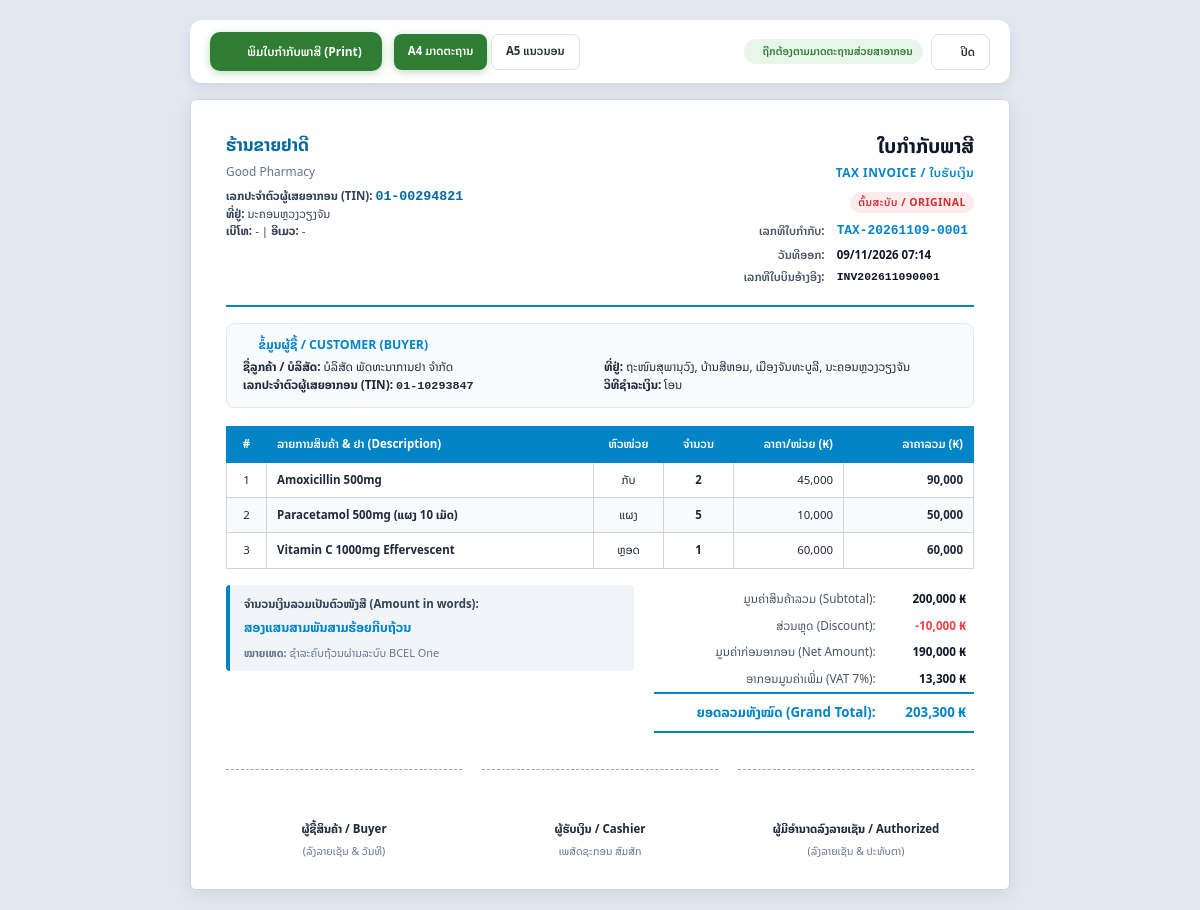
The page /tax_invoice.php on the database its author committed.
### tables this page shows
CREATE TABLE IF NOT EXISTS `shop_settings` (
  `id` INT(11) NOT NULL AUTO_INCREMENT,
  `shop_name` VARCHAR(255) NOT NULL DEFAULT 'ຮ້ານຂາຍຢາດີ',
  `shop_name_en` VARCHAR(255) DEFAULT 'Good Pharmacy',
  `address` TEXT,
  `phone` VARCHAR(50),
  `email` VARCHAR(100),
  `open_time` VARCHAR(10) DEFAULT '08:00',
  `close_time` VARCHAR(10) DEFAULT '20:00',
  `show_in_receipt` TINYINT(1) NOT NULL DEFAULT 1,
  `receipt_size` VARCHAR(10) NOT NULL DEFAULT '80mm',
  `tax_rate` DECIMAL(5,2) NOT NULL DEFAULT 10.00,
  `tax_type` ENUM('included','excluded','none') NOT NULL DEFAULT 'excluded',
  `currency` VARCHAR(10) NOT NULL DEFAULT 'ກີບ',
  `logo` VARCHAR(255) DEFAULT NULL,
  `favicon` VARCHAR(255) DEFAULT NULL,
  `footer_image` VARCHAR(255) DEFAULT NULL,
  `qr_code` VARCHAR(255) DEFAULT NULL,
  `cfd_media` VARCHAR(255) DEFAULT NULL,
  `created_at` TIMESTAMP DEFAULT CURRENT_TIMESTAMP,
  `updated_at` TIMESTAMP DEFAULT CURRENT_TIMESTAMP ON UPDATE CURRENT_TIMESTAMP,
  PRIMARY KEY (`id`)
);

### includes/functions.php (called while the page is built, shortened)
<?php
function formatCurrency($amount) {
    return number_format($amount, 0, '.', ',');
}
function numberToLaoWords($number) {
    $number = (float)$number;
    $units = ['', 'ໜຶ່ງ', 'ສອງ', 'ສາມ', 'ສີ່', 'ຫ້າ', 'ຫົກ', 'ເຈັດ', 'ແປດ', 'ເກົ້າ'];
    $convertGroup = function($n) use ($units) {
        $str = (string)$n;
        $len = strlen($str);
        $res = '';
        for ($i = 0; $i < $len; $i++) {
            $digit = (int)$str[$i];
            $pos = $len - $i - 1;
            if ($digit == 0) continue;
            if ($pos == 1) {
                if ($digit == 1) {
                    $res .= 'ສິບ';
                } else if ($digit == 2) {
                    $res .= 'ຊາວ';
                } else {
                    $res .= $units[$digit] . 'ສິບ';
                }
            } else if ($pos == 0) {
                if ($digit == 1 && $len > 1 && (int)$str[$len - 2] > 0) {
                    $res .= 'ເອັດ';
                } else {
                    $res .= $units[$digit];
                }
            } else {
                $posNames = [2 => 'ຮ້ອຍ', 3 => 'ພັນ', 4 => 'ໝື່ນ', 5 => 'ແສນ'];
                $res .= $units[$digit] . ($posNames[$pos] ?? '');
            }
        }
        return $res;
    };
    $intPart = (int)floor($number);
    $result = '';
    if ($intPart >= 1000000) {
        $millions = (int)floor($intPart / 1000000);
        $remainder = $intPart % 1000000;
        $result .= $convertGroup($millions) . 'ລ້ານ';
        if ($remainder > 0) {
            $result .= $convertGroup($remainder);
        }
    } else {
        $result = $convertGroup($intPart);
    }
    return $result . 'ກີບຖ້ວນ';
}
function getShopSettings() {
    $db = getDB();
    $stmt = $db->query("SELECT * FROM shop_settings LIMIT 1");
    $cached = $stmt->fetch();
    return $cached;
}
function getPaymentMethodLabel($method) {
    $labels = [
        'cash' => 'ເງິນສົດ',
        'transfer' => 'ໂອນ',
        'credit' => 'ຕິດໜີ້',
        'split' => 'ແບ່ງຈ່າຍ',
    ];
    return $labels[$method] ?? $method;
}

### tax_invoice.php (the view, shortened to what this page needs)
<?php
require_once __DIR__ . '/includes/functions.php';
$saleId = isset($_GET['id']) ? (int)$_GET['id'] : 0;
$paperSize = isset($_GET['size']) && $_GET['size'] === 'a5' ? 'a5' : 'a4';
$db = getDB();
$settings = getShopSettings();
if ($saleId > 0) {
    $stmt = $db->prepare("SELECT * FROM sales WHERE id = ?");
    $stmt->execute([$saleId]);
    $sale = $stmt->fetch();
    if (!$sale) {
        die('ບໍ່ພົບຂໍ້ມູນການຂາຍ');
    }
    $stmtItems = $db->prepare("SELECT * FROM sale_items WHERE sale_id = ?");
    $stmtItems->execute([$saleId]);
    $items = $stmtItems->fetchAll();
} else {
    $sale = [
        'id' => 0,
        'invoice_number' => 'INV202611090001',
        'tax_invoice_number' => 'TAX-20261109-0001',
        'created_at' => date('Y-m-d H:i:s'),
        'customer_name' => 'ທ່ານ ສົມພອນ ວິໄລສັກ',
        'customer_company' => 'ບໍລິສັດ ພັດທະນາການຢາ ຈຳກັດ',
        'customer_tax_id' => '01-10293847',
        'customer_address' => 'ຖະໜົນສຸພານຸວົງ, ບ້ານສີຫອມ, ເມືອງຈັນທະບູລີ, ນະຄອນຫຼວງວຽງຈັນ',
        'subtotal' => 200000,
        'discount_amount' => 10000,
        'tax_amount' => 13300,
        'total_amount' => 203300,
        'payment_method' => 'transfer',
        'note' => 'ຊຳລະຄົບຖ້ວນຜ່ານລະບົບ BCEL One',
        'cashier' => 'ເພສັດຊະກອນ ສົມສັກ'
    ];
    $items = [
        ['product_name' => 'Amoxicillin 500mg', 'unit' => 'ກັບ', 'quantity' => 2, 'unit_price' => 45000, 'total_price' => 90000],
        ['product_name' => 'Paracetamol 500mg (ແຜງ 10 ເມັດ)', 'unit' => 'ແຜງ', 'quantity' => 5, 'unit_price' => 10000, 'total_price' => 50000],
        ['product_name' => 'Vitamin C 1000mg Effervescent', 'unit' => 'ຫຼອດ', 'quantity' => 1, 'unit_price' => 60000, 'total_price' => 60000],
    ];
}
$netBeforeTax = ($sale['subtotal'] ?? 0) - ($sale['discount_amount'] ?? 0);
$taxAmount = (float)($sale['tax_amount'] ?? 0);
$totalAmount = (float)($sale['total_amount'] ?? 0);
$vatRate = 0;
if ($netBeforeTax > 0 && $taxAmount > 0) {
    $vatRate = round(($taxAmount / $netBeforeTax) * 100);
} else {
    $vatRate = (float)($settings['tax_rate'] ?? 7);
}
$companyName = !empty($settings['company_name']) ? $settings['company_name'] : ($settings['shop_name'] ?? 'ຮ້ານຂາຍຢາດີ');
$shopTaxId = !empty($settings['tax_id']) ? $settings['tax_id'] : '01-00294821';
$taxInvNo = !empty($sale['tax_invoice_number']) ? $sale['tax_invoice_number'] : ('TAX-' . date('Ymd', strtotime($sale['created_at'])) . '-' . str_pad($sale['id'], 4, '0', STR_PAD_LEFT));
?>
<!DOCTYPE html>
<html lang="lo">
<head>
    <link rel="stylesheet" href="assets/css/all.min.css">
    <link rel="stylesheet" href="assets/css/style.css">
</head>
<body>
    <div class="screen-toolbar">
        <div style="display:flex; align-items:center; gap:12px;">
            <button class="btn btn-primary" onclick="window.print()">
                <i class="fas fa-print"></i> ພິມໃບກຳກັບພາສີ (Print)
            </button>
            <div class="btn-group">
                <a href="?id=<?= $saleId ?>&size=a4" class="btn btn-sm <?= $paperSize === 'a4' ? 'btn-primary' : 'btn-white' ?>">A4 ມາດຕະຖານ</a>
                <a href="?id=<?= $saleId ?>&size=a5" class="btn btn-sm <?= $paperSize === 'a5' ? 'btn-primary' : 'btn-white' ?>">A5 ແນວນອນ</a>
            </div>
        </div>
        <div style="display:flex; align-items:center; gap:8px;">
            <span class="badge badge-success"><i class="fas fa-check-circle"></i> ຖືກຕ້ອງຕາມມາດຕະຖານສ່ວຍສາອາກອນ</span>
            <button class="btn btn-white btn-sm" onclick="window.close() || window.history.back()">
                <i class="fas fa-times"></i> ປິດ
            </button>
        </div>
    </div>
    <div class="invoice-paper">
        <div class="inv-header">
            <div class="inv-seller">
                <h2><?= htmlspecialchars($companyName) ?></h2>
                <div class="en-name"><?= htmlspecialchars($settings['shop_name_en'] ?? 'PHARMACY POS') ?></div>
                <div class="seller-info">
                    <strong>ເລກປະຈຳຕົວຜູ້ເສຍອາກອນ (TIN):</strong> <span style="font-family:monospace; font-weight:700; color:#0369a1; font-size:0.95rem;"><?= htmlspecialchars($shopTaxId) ?></span><br>
                    <strong>ທີ່ຢູ່:</strong> <?= htmlspecialchars($settings['address'] ?: 'ນະຄອນຫຼວງວຽງຈັນ, ສປປ ລາວ') ?><br>
                    <strong>ເບີໂທ:</strong> <?= htmlspecialchars($settings['phone'] ?: '-') ?> | <strong>ອີເມວ:</strong> <?= htmlspecialchars($settings['email'] ?: '-') ?>
                </div>
            </div>
            <div class="inv-title-box">
                <h1 class="inv-title">ໃບກຳກັບພາສີ</h1>
                <div class="inv-subtitle">TAX INVOICE / ໃບຮັບເງິນ</div>
                <span class="badge badge-danger" style="font-size:0.75rem; letter-spacing:0.5px; padding:2px 8px; margin-bottom:6px; display:inline-block;">ຕົ້ນສະບັບ / ORIGINAL</span>
                <table class="inv-meta-table">
                    <tr>
                        <td class="lbl">ເລກທີໃບກຳກັບ:</td>
                        <td class="val" style="color:#0284c7; font-family:monospace; font-size:0.92rem;"><?= htmlspecialchars($taxInvNo) ?></td>
                    </tr>
                    <tr>
                        <td class="lbl">ວັນທີອອກ:</td>
                        <td class="val"><?= date('d/m/Y H:i', strtotime($sale['created_at'])) ?></td>
                    </tr>
                    <tr>
                        <td class="lbl">ເລກທີໃບບິນອ້າງອີງ:</td>
                        <td class="val" style="font-family:monospace;"><?= htmlspecialchars($sale['invoice_number']) ?></td>
                    </tr>
                </table>
            </div>
        </div>
        <div class="inv-party-grid">
            <div class="party-title"><i class="fas fa-building"></i> ຂໍ້ມູນຜູ້ຊື້ / CUSTOMER (BUYER)</div>
            <div style="display:grid; grid-template-columns: 1fr 1fr; gap:8px;">
                <div>
                    <strong>ຊື່ລູກຄ້າ / ບໍລິສັດ:</strong> <?= htmlspecialchars($sale['customer_company'] ?: ($sale['customer_name'] ?: 'ລູກຄ້າທົ່ວໄປ (General Customer)')) ?><br>
                    <strong>ເລກປະຈຳຕົວຜູ້ເສຍອາກອນ (TIN):</strong> <span style="font-family:monospace; font-weight:700;"><?= htmlspecialchars($sale['customer_tax_id'] ?: '-') ?></span>
                </div>
                <div>
                    <strong>ທີ່ຢູ່:</strong> <?= htmlspecialchars($sale['customer_address'] ?: '-') ?><br>
                    <strong>ວິທີຊຳລະເງິນ:</strong> <?= getPaymentMethodLabel($sale['payment_method']) ?>
                </div>
            </div>
        </div>
        <table class="inv-table">
            <thead>
                <tr>
                    <th class="text-center" style="width:40px;">#</th>
                    <th>ລາຍການສິນຄ້າ & ຢາ (Description)</th>
                    <th class="text-center" style="width:70px;">ຫົວໜ່ວຍ</th>
                    <th class="text-center" style="width:70px;">ຈຳນວນ</th>
                    <th class="text-right" style="width:110px;">ລາຄາ/ໜ່ວຍ (₭)</th>
                    <th class="text-right" style="width:130px;">ລາຄາລວມ (₭)</th>
                </tr>
            </thead>
            <tbody>
                <?php foreach ($items as $idx => $it): ?>
                <tr>
                    <td class="text-center"><?= $idx + 1 ?></td>
                    <td>
                        <strong><?= htmlspecialchars($it['product_name']) ?></strong>
                    </td>
                    <td class="text-center"><?= htmlspecialchars($it['unit'] ?? 'ອັນ') ?></td>
                    <td class="text-center"><strong><?= (int)$it['quantity'] ?></strong></td>
                    <td class="text-right"><?= formatCurrency($it['unit_price']) ?></td>
                    <td class="text-right"><strong><?= formatCurrency($it['total_price']) ?></strong></td>
                </tr>
                <?php endforeach; ?>
            </tbody>
        </table>
        <div class="inv-summary-grid">
            <div class="inv-words-box">
                <div style="font-weight:700; color:#334155; margin-bottom:4px;">ຈຳນວນເງິນລວມເປັນຕົວໜັງສື (Amount in words):</div>
                <div style="font-weight:700; color:#0284c7; font-size:0.92rem;"><?= numberToLaoWords($totalAmount) ?></div>
                <?php if (!empty($sale['note'])): ?>
                <div style="margin-top:6px; font-size:0.78rem; color:#64748b;">
                    <strong>ໝາຍເຫດ:</strong> <?= htmlspecialchars($sale['note']) ?>
                </div>
                <?php endif; ?>
            </div>
            <table class="inv-totals-table">
                <tr>
                    <td class="lbl">ມູນຄ່າສິນຄ້າລວມ (Subtotal):</td>
                    <td class="val"><?= formatCurrency($sale['subtotal']) ?> ₭</td>
                </tr>
                <?php if (($sale['discount_amount'] ?? 0) > 0): ?>
                <tr>
                    <td class="lbl">ສ່ວນຫຼຸດ (Discount):</td>
                    <td class="val" style="color:#ef4444;">-<?= formatCurrency($sale['discount_amount']) ?> ₭</td>
                </tr>
                <?php endif; ?>
                <tr>
                    <td class="lbl">ມູນຄ່າກ່ອນອາກອນ (Net Amount):</td>
                    <td class="val"><?= formatCurrency($netBeforeTax) ?> ₭</td>
                </tr>
                <tr>
                    <td class="lbl">ອາກອນມູນຄ່າເພີ່ມ (VAT <?= $vatRate ?>%):</td>
                    <td class="val"><?= formatCurrency($taxAmount) ?> ₭</td>
                </tr>
                <tr class="grand-total">
                    <td class="lbl">ຍອດລວມທັງໝົດ (Grand Total):</td>
                    <td class="val"><?= formatCurrency($totalAmount) ?> ₭</td>
                </tr>
            </table>
        </div>
        <div class="signatures-grid">
            <div class="sig-box">
                <div class="sig-title">ຜູ້ຊື້ສິນຄ້າ / Buyer</div>
                <div class="sig-sub">(ລົງລາຍເຊັນ & ວັນທີ)</div>
            </div>
            <div class="sig-box">
                <div class="sig-title">ຜູ້ຮັບເງິນ / Cashier</div>
                <div class="sig-sub"><?= htmlspecialchars($sale['cashier'] ?? 'ພະນັກງານ') ?></div>
            </div>
            <div class="sig-box">
                <div class="sig-title">ຜູ້ມີອຳນາດລົງລາຍເຊັນ / Authorized</div>
                <div class="sig-sub">(ລົງລາຍເຊັນ & ປະທັບຕາ)</div>
            </div>
        </div>
    </div>
</body>
</html>

### assets/css/style.css (style rules this page uses)
:root { --primary: #2e7d32; --primary-light: #4caf50; --primary-lighter: #81c784; --primary-dark: #1b5e20; --primary-bg: #e8f5e9; --accent-coral: #e57373; --accent-coral-dark: #d32f2f; --bg-gradient-start: #b2dfdb; --bg-gradient-mid: #c8e6c9; --bg-gradient-end: #dcedc8; --bg-main: #daf0db; --bg-content: rgba(200, 235, 210, 0.45); --sidebar-bg-start: #1b5e20; --sidebar-bg-end: #2e7d32; --sidebar-text: rgba(255, 255, 255, 0.92); --sidebar-text-active: #ffffff; --sidebar-active-bg: rgba(255, 255, 255, 0.22); --sidebar-hover-bg: rgba(255, 255, 255, 0.12); --card-bg: #ffffff; --card-shadow: 0 2px 12px rgba(0, 0, 0, 0.06); --card-radius: 14px; --text-dark: #263238; --text-medium: #455a64; --text-light: #546e7a; --text-white: #ffffff; --text-muted: var(--text-light); --text-main: var(--text-dark); --secondary: var(--primary-bg); --border-color: #e0e0e0; --border-light: rgba(0, 0, 0, 0.06); --border: var(--border-color); --radius-sm: 6px; --radius-md: 10px; --radius-lg: 14px; --success: #2e7d32; --warning: #935100; --danger: #d32f2f; --info: #0277bd; --font-xs: 0.8rem; --font-sm: 0.85rem; --font-base: 0.95rem; --font-md: 1.1rem; --font-lg: 1.25rem; --font-xl: 1.5rem; --font-2xl: 1.75rem; --sidebar-width: 220px; --sidebar-collapsed: 60px; --header-height: 60px; --font-family: 'Noto Sans Lao', 'Segoe UI', sans-serif; --transition: all 0.3s cubic-bezier(0.4, 0, 0.2, 1); }
*, *::before, *::after { margin: 0; padding: 0; box-sizing: border-box; }
html { font-size: 87.5%; scroll-behavior: smooth; }
body { font-family: var(--font-family); background: linear-gradient(135deg, var(--bg-gradient-start) 0%, var(--bg-gradient-mid) 40%, var(--bg-gradient-end) 100%); min-height: 100vh; color: var(--text-dark); line-height: 1.6; overflow-x: hidden; }
a { text-decoration: none; color: inherit; }
button, input, select, textarea { font-family: inherit; font-size: inherit; outline: none; border: none; }
.btn { display: inline-flex; align-items: center; gap: 8px; padding: 10px 20px; border-radius: 10px; font-weight: 600; font-size: 0.85rem; cursor: pointer; transition: var(--transition); border: none; white-space: nowrap; }
.btn-primary { background: var(--primary); color: var(--text-white); box-shadow: 0 2px 8px rgba(46, 125, 50, 0.3); }
.btn-secondary, .btn-white { background: var(--card-bg); color: var(--text-dark); border: 1px solid var(--border-color); }
.btn-sm { padding: 7px 14px; font-size: 0.82rem; border-radius: 8px; min-height: 36px; display: inline-flex; align-items: center; justify-content: center; gap: 6px; }
.badge { display: inline-flex; align-items: center; padding: 4px 10px; border-radius: 20px; font-size: 0.75rem; font-weight: 600; }
.badge-success { background: var(--primary-bg); color: var(--primary); }
.badge-danger { background: #ffebee; color: var(--danger); }
.text-center { text-align: center !important; }
.text-right { text-align: right !important; }

### rows shown on the page
shop_settings: shop_name "ຮ້ານຂາຍຢາດີ", shop_name_en "Good Pharmacy", tax "01-00294821", address "ນະຄອນຫຼວງວຽງຈັນ", phone "-", email "-"

### other values the page prints
$taxInvNo "TAX-20261109-0001"
date('d/m/Y H:i', strtotime($sale['created_at'])) "09/11/2026 07:14"
$sale['invoice_number'] "INV202611090001"
$sale['customer_tax_id'] ?: '-' "01-10293847"
$sale['customer_address'] ?: '-' "ຖະໜົນສຸພານຸວົງ, ບ້ານສີຫອມ, ເມືອງຈັນທະບູລີ, ນະຄອນຫຼວງວຽງຈັນ"
getPaymentMethodLabel($sale['payment_method']) "ໂອນ"
$it['product_name'] "Amoxicillin 500mg"
$it['unit'] "ກັບ"
$it['quantity'] "2"
formatCurrency($it['unit_price']) "45,000"
formatCurrency($it['total_price']) "90,000"
$it['product_name'] "Paracetamol 500mg (ແຜງ 10 ເມັດ)"
$it['unit'] "ແຜງ"
$it['quantity'] "5"
formatCurrency($it['unit_price']) "10,000"
